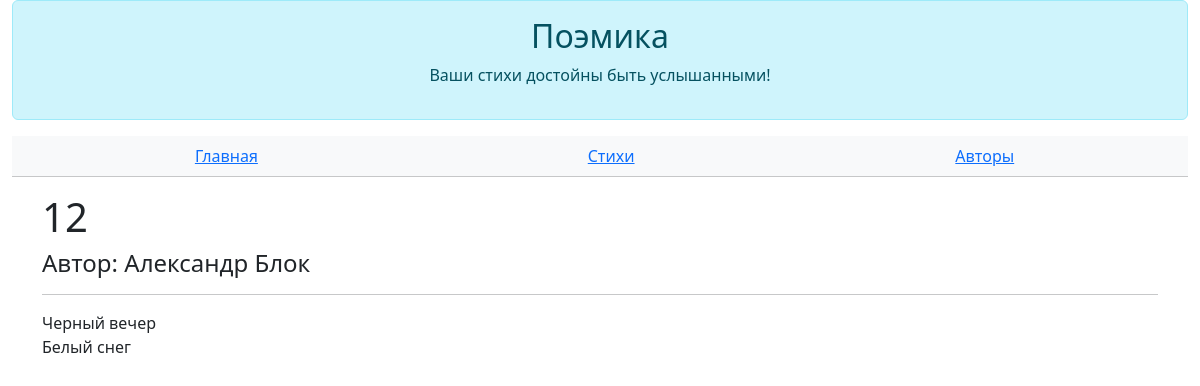
Before: /poem/3 with the older database file.
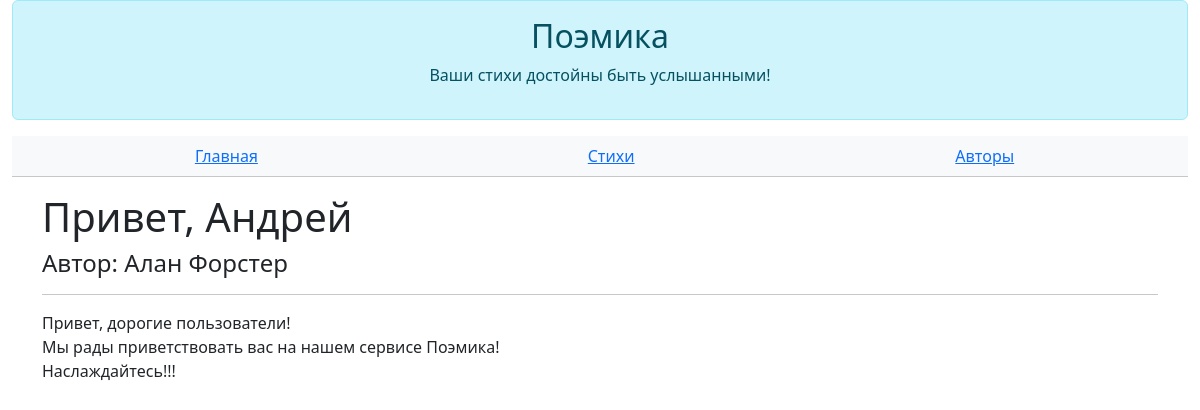
After: the same page with the newer database file.
### data/all_models.py (models this page shows)
class Poem(SqlAlchemyBase, SerializerMixin):
    __tablename__ = "poems"
    id = sqlalchemy.Column(sqlalchemy.Integer, primary_key=True, autoincrement=True)
    author_id = sqlalchemy.Column(sqlalchemy.Integer, sqlalchemy.ForeignKey(User.id))
    author = orm.relationship("User")
    title = sqlalchemy.Column(sqlalchemy.String(25))
    body = sqlalchemy.Column(sqlalchemy.Text)
    read_count = sqlalchemy.Column(sqlalchemy.Integer, default=0)
    is_private = sqlalchemy.Column(sqlalchemy.Boolean, default=True)
    created = sqlalchemy.Column(sqlalchemy.DateTime, default=datetime.datetime.now())

class User(SqlAlchemyBase, UserMixin, SerializerMixin):
    __tablename__ = "users"
    id = sqlalchemy.Column(sqlalchemy.Integer, primary_key=True, autoincrement=True)
    login = sqlalchemy.Column(sqlalchemy.String)
    name = sqlalchemy.Column(sqlalchemy.String, default="Неизвестный")
    email = sqlalchemy.Column(sqlalchemy.String, unique=True)
    description = sqlalchemy.Column(sqlalchemy.Text, default="Я поэт, тем и интересен")
    hashed_password = sqlalchemy.Column(sqlalchemy.String)
    poems = orm.relationship("Poem", back_populates="author")

### main.py (the view)
@poem_actions.route("/poem/<poem_id>")
def poem(poem_id):
    poem = db.query(Poem).filter(Poem.id == poem_id).first()
    title = poem.title
    body = poem.body.split('#')
    return flask.render_template("poem.html", title=title, body=body, poem=poem)

### templates/poem.html
{% extends 'base.html' %}
{% block _header %}
    <table class="table table-light text-center">
        <tbody>
            <tr>
                <td>
                    <a href="/">Главная</a>
                </td>
                <td>
                    <a href="/poems">Стихи</a>
                </td>
                <td>
                    <a href="/authors">Авторы</a>
                </td>
            </tr>
        </tbody>
    </table>
{% endblock %}
{% block _body %}
    <h1>{{title}}</h1>
    <h4>Автор: {{poem.author.login}}</h4>
    <hr/>
    <p>
        {% for line in body %}
            {{line}}<br/>
        {% endfor %}
    </p>
    <br/>
{% endblock %}

Changed rows visible on the page:
removed User: author.login "Александр Блок"
changed Poem: title "12" → "Привет, Андрей"
now on this page (row edited): User: author.login "Алан Форстер"
Other visible differences:
new list line: "Привет, дорогие пользователи!"
new list line: "Мы рады приветствовать вас на нашем сервисе Поэмика!"
new list line: "Наслаждайтесь!!!"
list line gone: "Черный вечер"
list line gone: "Белый снег"
